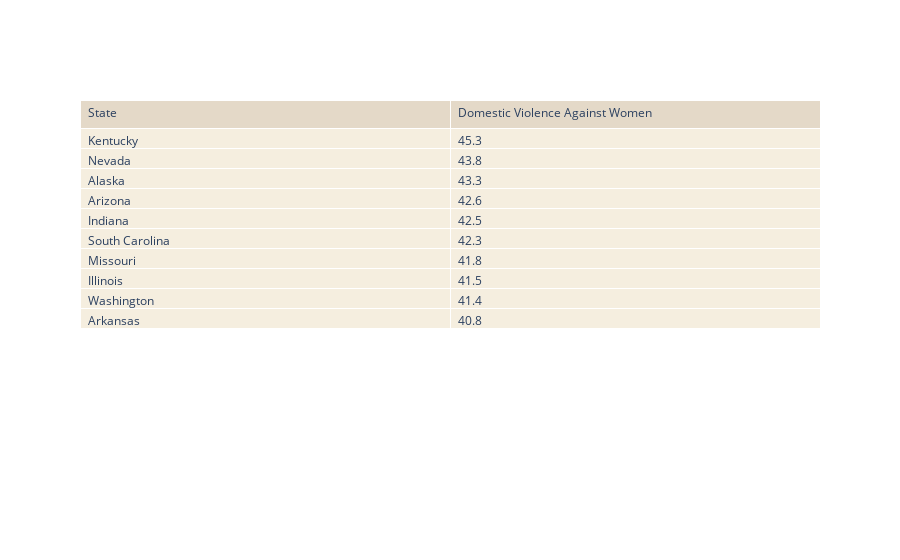

Notebook cell for this chart:
### Code cell
table = go.Figure(data=[
    go.Table(
        header=dict(
            values=['State', 'Domestic Violence Against Women'],
            align='left',
            fill_color = '#E4D9C8'
        ),
        cells=dict(
            values=[df_sorted['state'], df_sorted['DomesticViolenceAgainstWomen']],
            align='left',
            fill_color = '#F5EEDF'
        )
    )
])

table.show()

### Figure 1 — Plotly figure (JSON) as saved in the notebook; plotly's stock layout.template omitted (floating-point values rounded to 4 significant figures)
{"data": [{"cells": {"align": "left", "fill": {"color": "#F5EEDF"}, "values": [["Kentucky", "Nevada", "Alaska", "Arizona", "Indiana", "South Carolina", "Missouri", "Illinois", "Washington", "Arkansas"], [45.3, 43.8, 43.3, 42.6, 42.5, 42.3, 41.8, 41.5, 41.4, 40.8]]}, "header": {"align": "left", "fill": {"color": "#E4D9C8"}, "values": ["State", "Domestic Violence Against Women"]}, "type": "table"}], "layout": {"autosize": true}}
